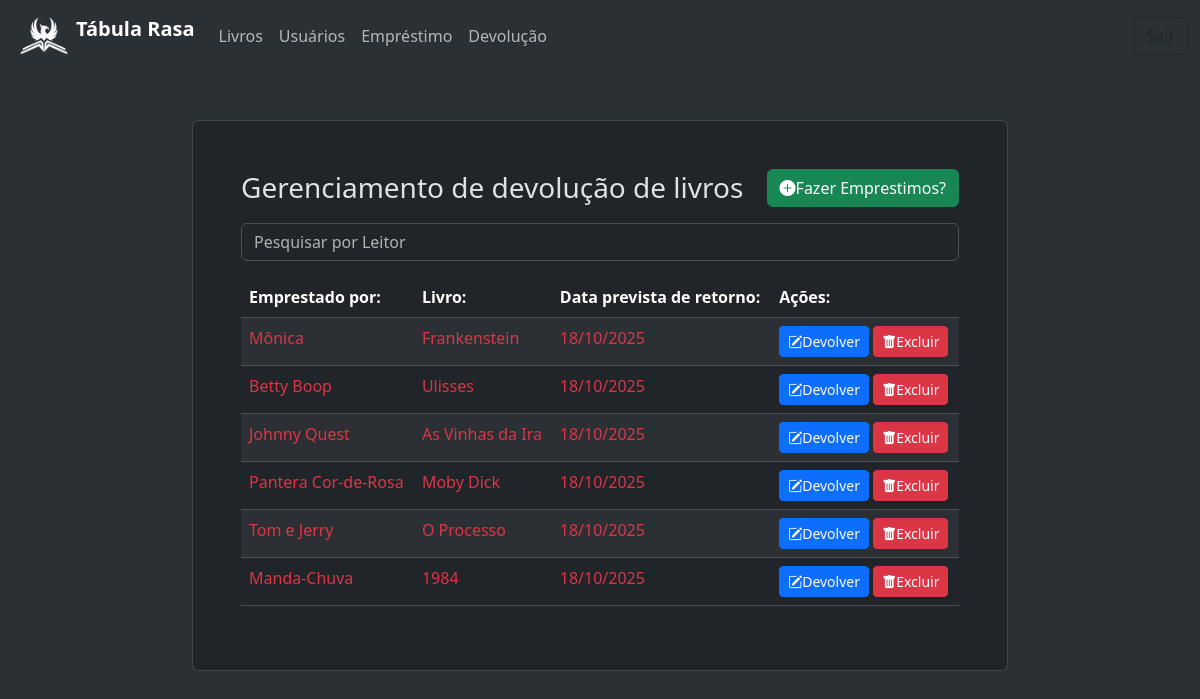
Before: /devolucao (signed in) with the older database file.
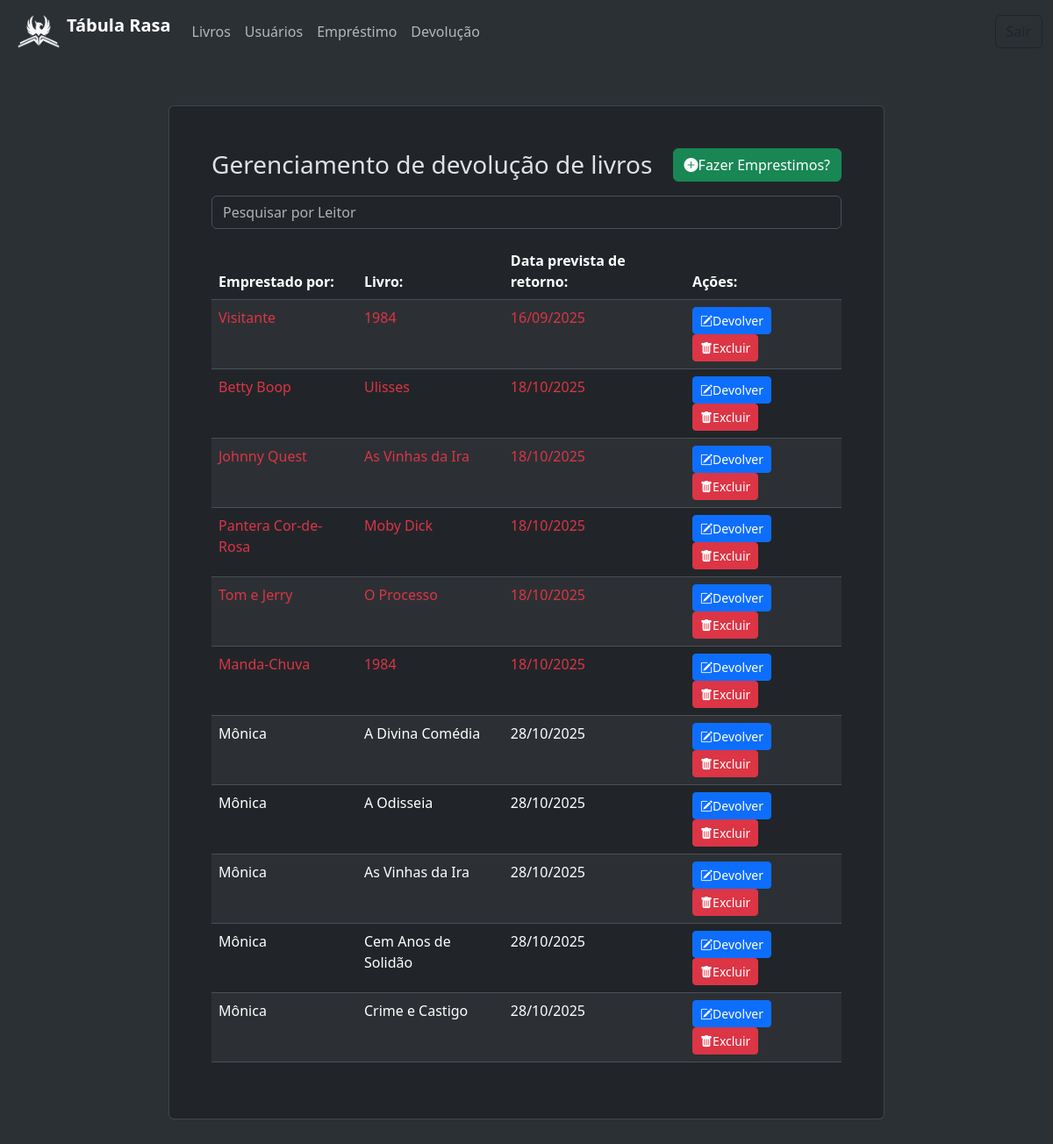
After: the same page with the newer database file.
### models/database.py (models this page shows, shortened)
class Emprestimo (Tabular):
    __tablename__ = 'emprestimo'
    id = Column(Integer, primary_key=True)
    id_usuario = Column(Integer, ForeignKey('usuario.id'), nullable=False)
    id_livro = Column(Integer, ForeignKey('livro.id'), nullable=False)
    data_emprestimo = Column(DateTime, nullable=False)
    data_devolucao = Column(DateTime, nullable=False)
    status = Column(String(25), nullable=False)
    ativo = Column(Boolean, default=True)
    usuario = relationship('Usuario', back_populates='emprestimo')
    livro = relationship('Livro', back_populates='emprestimo')

class Usuario (Tabular):
    __tablename__ = 'usuario'
    id = Column(Integer, primary_key=True)
    nome = Column(String(100), nullable=False)
    cpf = Column(String(14), unique=True, nullable=False)
    nascimento = Column(Date, nullable=False)
    endereco = Column(Text, nullable=False)
    telefone = Column(String(20), nullable=False)
    email = Column(String(100), nullable=False)
    senha = Column(String(255), nullable=False)
    perfil = Column(String(20), nullable=False)
    ativo = Column(Boolean, default=True)
    emprestimo = relationship('Emprestimo', back_populates='usuario')

class Livro (Tabular):
    __tablename__ = 'livro'
    id = Column(Integer, primary_key=True)
    titulo = Column(String(100), nullable=False)
    isbn = Column(String(25), unique=True, nullable=False)
    autor = Column(Text, nullable=False)
    editora = Column(String(100), nullable=False)
    edicao = Column(String(15), nullable=True)
    volume = Column(Integer, nullable=True)
    genero_literario = Column(String(100), nullable=False)
    numero_paginas = Column(Integer, nullable=False)
    ano_publicacao = Column(Integer, nullable=False)
    exemplares = Column(Integer, nullable=False)
    ativo = Column(Boolean, default=True)
    emprestimo = relationship('Emprestimo', back_populates='livro')

### controller/emprestimo.py (the view)
@blueprint.route("/devolucao")
def listDevolucao():
    if "user_id" not in session:
        flash("Para acessar o software faça login...", "warning")
        return redirect(url_for("user_authentication.login"))
    else:
        connection = Session()
        tblEmprestimo = (
            connection.query(Emprestimo)
            .options(joinedload(Emprestimo.usuario), joinedload(Emprestimo.livro))
            .filter(Emprestimo.ativo == True, Emprestimo.status == "Pendente")
            .order_by(Emprestimo.data_devolucao)
            .all()
            )
        connection.close()
        for vencimento in tblEmprestimo:
            vencimento.vencimento = vencimento.data_devolucao.date() <= date.today()
        return render_template("bookRetorn.html", cEmprestimo=tblEmprestimo)

### templates/bookRetorn.html (shortened to what this page needs)
{% extends "layout.html" %}
{% block content %}
<div class="col-sm-10 col-lg-8 card p-5 my-5">
    <div class="d-flex justify-content-between align-items-center mb-3">
        <h3 class="card-title mb-0"> Gerenciamento de devolução de livros</h3>
        <a class="btn btn-success bi bi-plus-circle-fill" href="{{ url_for('emprestimo.emprestimo') }}">Fazer Emprestimos?</a>
    </div>
    <div class="mb-3">
        <input type="text" id="filtroUsuario" class="form-control" placeholder="Pesquisar por Leitor">
    </div>
    <div class="table-responsive">
        <table class="table table-striped table-hover" id="tabelaEmprestimos">
            <thead>
                <tr>
                    <th scope="col">Emprestado por:</th>
                    <th scope="col">Livro:</th>
                    <th scope="col">Data prevista de retorno:</th>
                    <th scope="col">Ações:</th>
                </tr>
            </thead>
            <tbody>
                {% for tblEmp in cEmprestimo %}
                <tr data-usuario="{{ tblEmp.usuario.nome | lower }}">
                    <td class="{% if tblEmp.vencimento %}text-danger{% endif %}">{{ tblEmp.usuario.nome }}</td>
                    <td class="{% if tblEmp.vencimento %}text-danger{% endif %}">{{ tblEmp.livro.titulo }}</td>
                    <td class="{% if tblEmp.vencimento %}text-danger{% endif %}">{{ tblEmp.data_devolucao.strftime('%d/%m/%Y') }}</td>
                    <td>
                        <button type="button" class="btn btn-primary btn-sm bi bi-pencil-square" data-bs-toggle="modal" data-bs-target="#confirmReturn-{{ tblEmp.id }}">Devolver</button>
                        <button type="button" class="btn btn-danger btn-sm bi bi-trash-fill" data-bs-toggle="modal" data-bs-target="#confirmDelete-{{ tblEmp.id }}">Excluir</button>
                    </td>
                </tr>
                <div class="modal fade" id="confirmDelete-{{ tblEmp.id }}" tabindex="-1" aria-hidden="true">
                {% else %}
                    <tr>
                        <td colspan="4" class="text-center">Nenhum emprestimo encontrado...</td>
                    </tr>
                {% endfor %}
            </tbody>
        </table>
    </div>
</div>
{% endblock %}

### templates/layout.html (shortened to what this page needs)
<!doctype html>
<html lang="pt-br" data-bs-theme="dark">
<head>
    <link href="https://cdn.jsdelivr.net/npm/bootstrap@5.3.7/dist/css/bootstrap.min.css" rel="stylesheet"
>
    <link href="https://cdn.jsdelivr.net/npm/bootstrap-icons@1.11.3/font/bootstrap-icons.min.css" rel="stylesheet">
</head>
<body class="bg-body-tertiary">
    <div class="container-fluid px-0">
        <div class="row">
            <div class="col-12">
                <nav class="navbar navbar-expand-lg bg-body-tertiary">
                    <div class="container-fluid">
                        <div class="d-flex alin-items-center">
                            <img src="/static/images/logoMenu.png" alt width="48" height="38" class="m-2">
                            <a class="navbar-brand" href="{{ url_for('user_authentication.dashboard') }}"><b>Tábula Rasa</b></a>
                        </div>
                        <div class="collapse navbar-collapse" id="navbarScroll">
                            <ul class="navbar-nav me-auto my-2 navbar-nav-scroll">
                                <li class="nav-item">
                                    <a class="nav-link" href="{{ url_for('book_management.list_books')}}">Livros</a>
                                </li>
                                <li class="nav-item">
                                    <a class="nav-link" href="{{ url_for('user_management.listUsers')}}">Usuários</a>
                                </li>
                                <li class="nav-item">
                                    <a class="nav-link" href="{{ url_for('emprestimo.emprestimo')}}">Empréstimo</a>
                                </li>
                                <li class="nav-item">
                                    <a class="nav-link" href="{{ url_for('emprestimo.listDevolucao')}}">Devolução</a>
                                </li>
                            </ul>
                            <form class="d-flex" role="search" action="{{ url_for('user_authentication.logout') }}">
                                <button class="btn btn-outline-dark" type="submit">Sair</button>
                            </form>
                        </div>
                    </div>
                </nav>
            </div>
        </div>
        <div class="row d-flex justify-content-center">
            {% block content %}
            {% endblock %}
        </div>
    </div>
</body>
</html>

Changed rows visible on the page:
no longer on this page (row edited): Emprestimo: usuario.nome "Mônica", livro.titulo "Frankenstein", data_devolucao "18/10/2025"
added Emprestimo: usuario.nome "Visitante", livro.titulo "1984", data_devolucao "16/09/2025"
added Emprestimo: usuario.nome "Mônica", livro.titulo "A Divina Comédia", data_devolucao "28/10/2025"
added Emprestimo: usuario.nome "Mônica", livro.titulo "A Odisseia", data_devolucao "28/10/2025"
added Emprestimo: usuario.nome "Mônica", livro.titulo "As Vinhas da Ira", data_devolucao "28/10/2025"
added Emprestimo: usuario.nome "Mônica", livro.titulo "Cem Anos de Solidão", data_devolucao "28/10/2025"
added Emprestimo: usuario.nome "Mônica", livro.titulo "Crime e Castigo", data_devolucao "28/10/2025"
